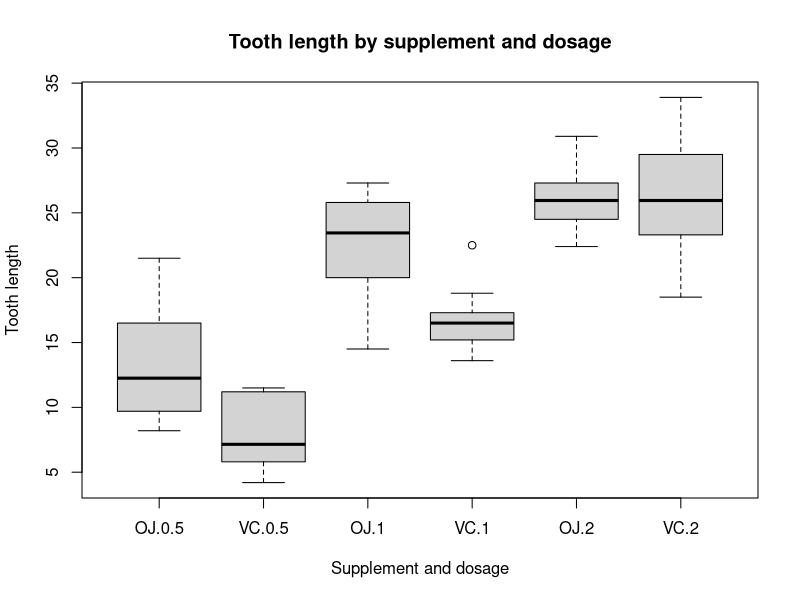
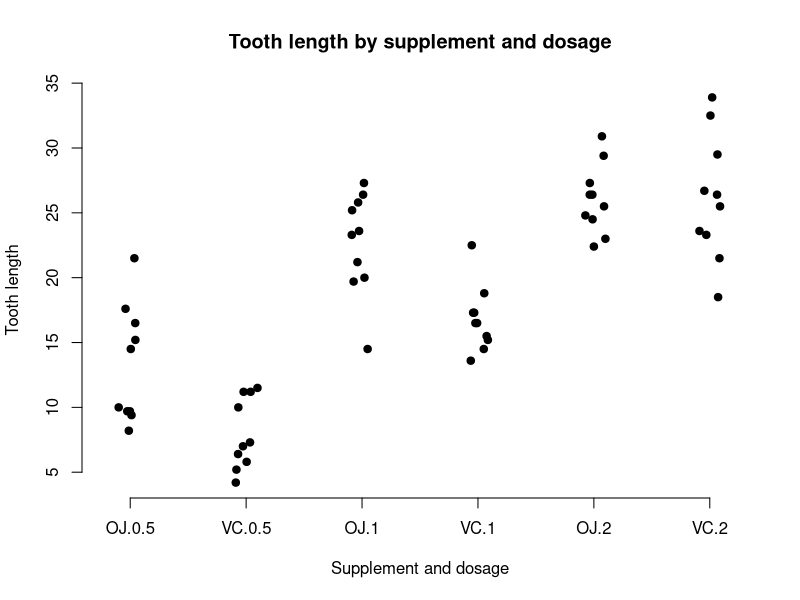
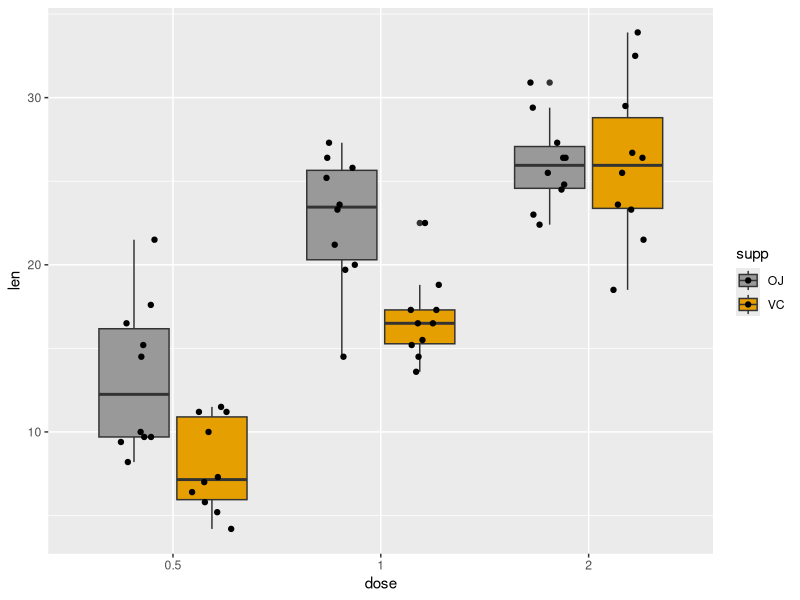

The R script that drew these images, in order:
# Load the ToothGrowth dataset
# There are three columns:
#  - len: length of tooth (cm)
#  - supp: supplement (VC or OJ)
#  - dose: supplement dosage (mg/day)
toothgrowth = read.table("toothgrowth.tab",
                         header=TRUE,
                         sep="\t",
                         stringsAsFactors=TRUE)

# Use R base graphics to produce a boxplot
boxplot(len ~ supp + dose,
        data=toothgrowth,
        xlab="Supplement and dosage",
        ylab="Tooth length",
        main="Tooth length by supplement and dosage")

# Use R base graphics to produce a stripchart/1D scatterplot
stripchart(len ~ supp + dose,
           data=toothgrowth,
           method="jitter",
           pch=19,
           frame=FALSE,
           vertical=TRUE,
           xlab="Supplement and dosage",
           ylab="Tooth length",
           main="Tooth length by supplement and dosage")

# Use ggplot2 to overlay a stripchart on a boxplot
# First, import the ggplot2 library
library(ggplot2)

# Ensure that dosage is recorded as a category/factor
toothgrowth$dose = as.factor(toothgrowth$dose)

# Plot the graph
ggplot(toothgrowth,
       aes(x=dose, y=len, fill=supp)) +
  geom_boxplot() +
  geom_jitter(position=position_jitterdodge()) +
  scale_fill_manual(values=c("#999999", "#E69F00"))
